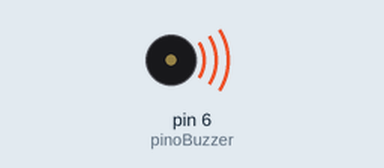
A sketch run on a simulated Arduino Uno, built with avr-gcc and run on an emulated ATmega328P. On the bench: buzzer (waves = sounding).

Above: at 0.2 s.
At 4.5 s:
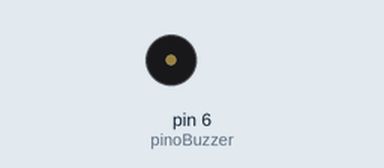
Timing chart, 0 to 6.5 s (numbered marks = the images above):
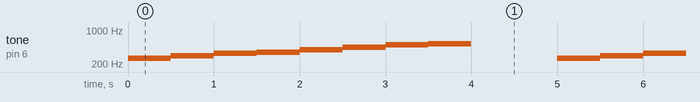

Measured:
- by itself, tone on pin 6 (pinoBuzzer): repeats every 5.0 s: 294 Hz 0.50 s, 330 Hz 0.50 s, 349 Hz 0.50 s, 392 Hz 0.50 s, 440 Hz 0.50 s, 494 Hz 0.50 s, 523 Hz 0.50 s, silent 1.0 s, 262 Hz 0.50 s

The sketch:

Projeto11.ino
```cpp
// Projeto 11 - Dó Ré Mi
// Autor: ACNP / Prof. Augusto Queiroz

// Definindo as frequencias das notas musicais (em Hertz)
#define DO 262
#define RE 294
#define MI 330
#define FA 349
#define SOL 392
#define LA 440
#define SI 494
#define DO_2 523

int pinoBuzzer = 6; // Pino onde o Buzzer esta conectado

// Lista (array) com a sequencia da melodia
int melodia[] = {DO, RE, MI, FA, SOL, LA, SI, DO_2};

void setup()
{
    pinMode(pinoBuzzer, OUTPUT); // Configura o pino do buzzer como saida
}

void loop()
{
    // O laço 'for' percorre as 8 notas da nossa lista
    for (int i = 0; i < 8; i++)
    {
        tone(pinoBuzzer, melodia[i]); // Toca a nota atual
        delay(500);                   // Mantem a nota tocando por meio segundo
    }

    noTone(pinoBuzzer); // Para o som ao final da escala
    delay(1000);        // Espera 1 segundo antes de repetir tudo
}
```
